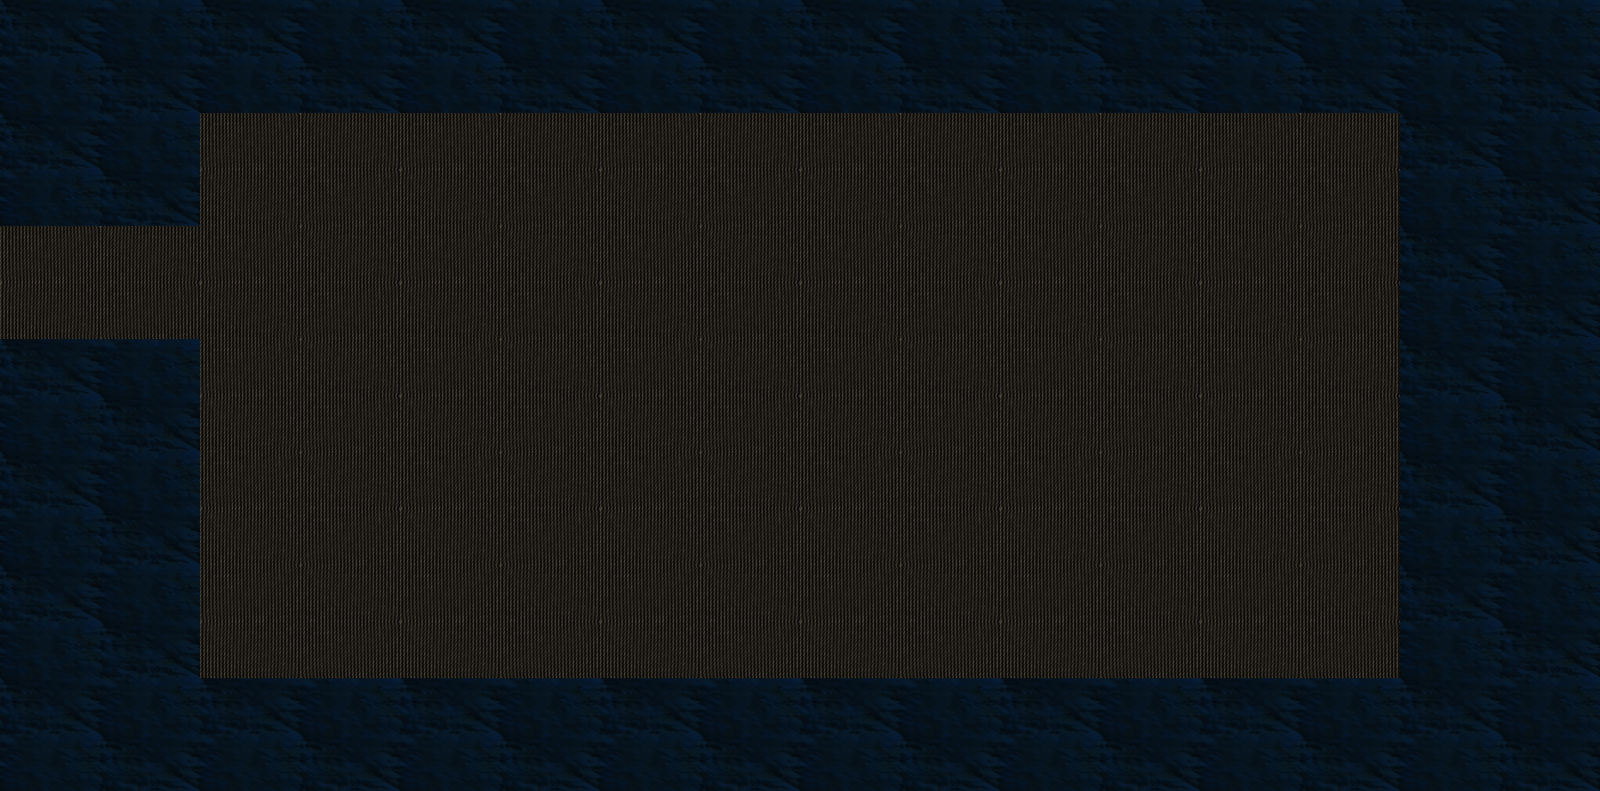

This game map was drawn from its Tiled (.tmx) file and the tilesets committed beside it. A one-line description and the trimmed map source follow:
An orthogonal 8x7 tile map with 200x113 px tiles, 2 tile layers (Base, Modifier), 2 tilesets and 5 objects (endRebelMain, startRebelMain, Enemyboogershooter0, Enemyboogershooter1, Enemyboogershooter2).

<map version="1.0" orientation="orthogonal" width="8" height="7" tilewidth="200" tileheight="113">
 <tileset firstgid="1" name="Base" tilewidth="200" tileheight="113">
  <image source="MapFiles/TileSets/RebelBase/baseTiles.png" width="400" height="113" />
  <tile id="0">
   <properties>
    <property name="isShootable" value="true" />
    <property name="isWalkable" value="false" />
   </properties>
  </tile>
  <tile id="1">
   <properties>
    <property name="isShootable" value="true" />
    <property name="isWalkable" value="true" />
   </properties>
  </tile>
 </tileset>
 <tileset firstgid="3" name="Modifier" tilewidth="200" tileheight="113">
  <image source="MapFiles/TileSets/RebelBase/modifierTiles.png" width="400" height="113" />
 </tileset>
 <layer name="Base" width="8" height="7">
  <data>[56 cells, 0 non-empty, 0 distinct tile ids]</data>
 </layer>
 <layer name="Modifier" width="8" height="7">
  <data>[56 cells, 56 non-empty, 2 distinct tile ids]</data>
 </layer>
 <objectgroup name="Spawn" width="8" height="7">
  <object name="endRebelMain" x="-20" y="196" width="140" height="176" />
  <object name="startRebelMain" x="165" y="251" width="62" height="52" />
  <object name="Enemyboogershooter0" x="773" y="138" width="604" height="551" />
  <object name="Enemyboogershooter1" x="247" y="123" width="1134" height="218" />
  <object name="Enemyboogershooter2" x="224" y="359" width="1151" height="326" />
 </objectgroup>
</map>
